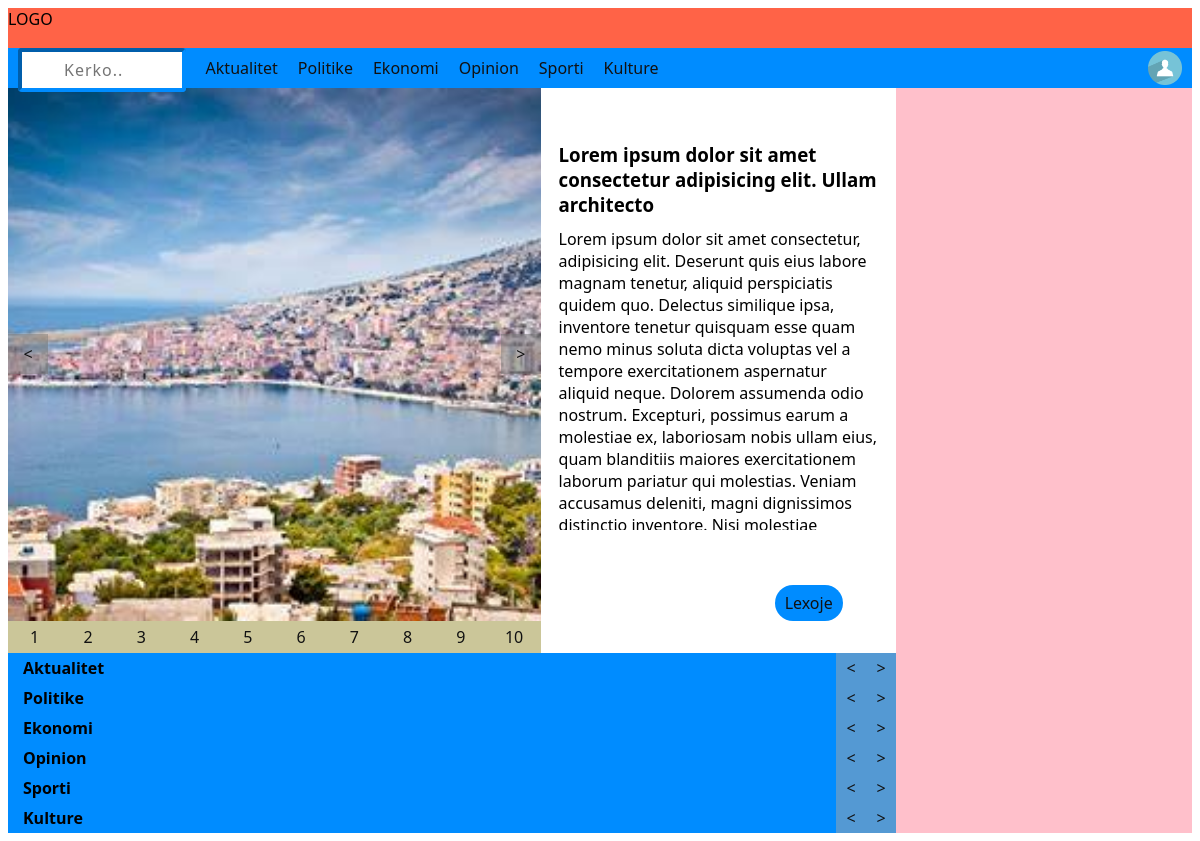
The app's page /, older data.
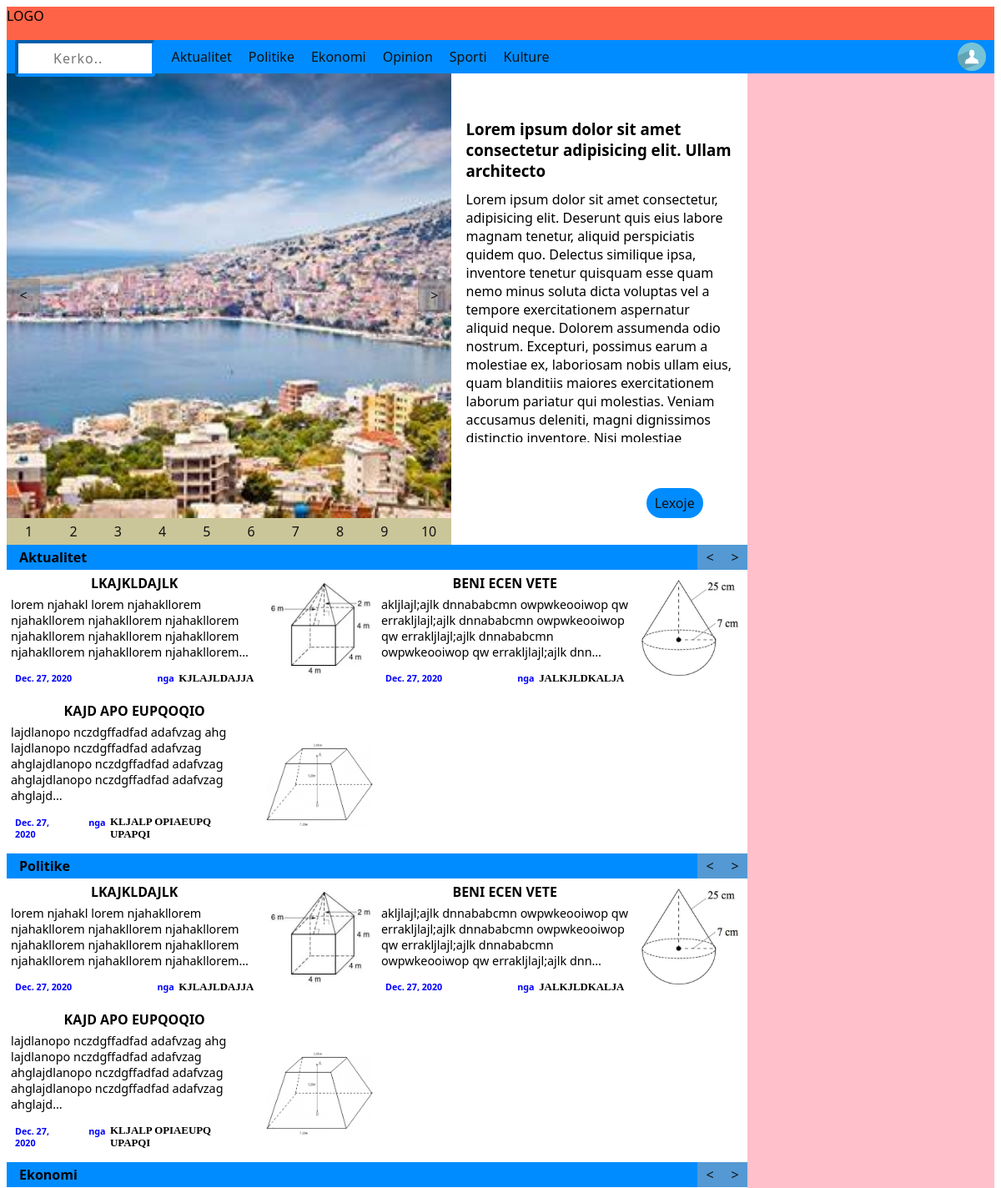
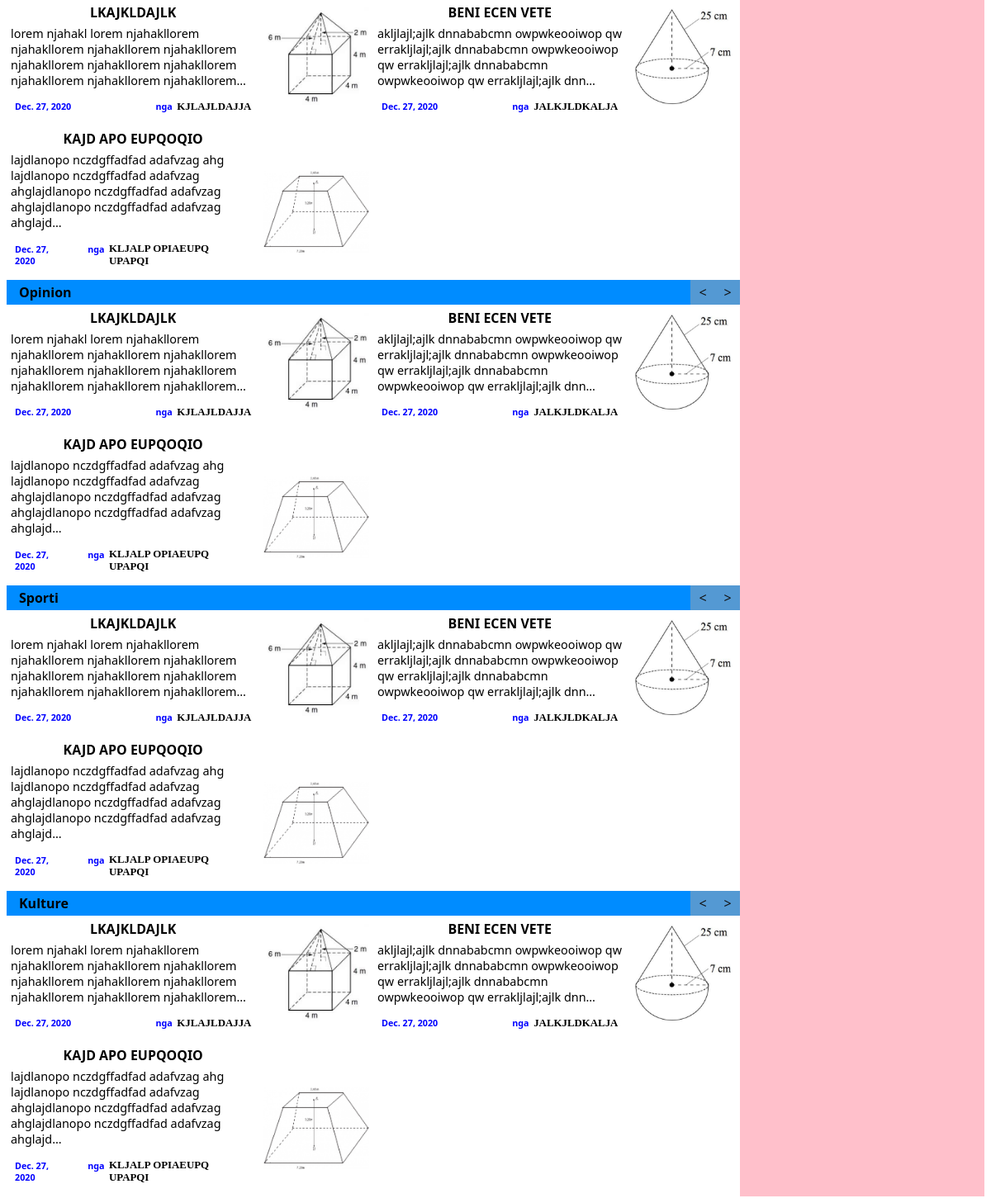
The same page, newer data (2 pictures, top to bottom).
### artikulli/models.py (models this page shows)
class artikulli(models.Model):
    zgjedhje_e_kategorise = [('Politike', 'Politike'),
                            ('Ekonomi', 'Ekonomi'),
                            ('Opinion', 'Opinion'),
                            ('Sporti', 'Sporti'),
                            ('Kulture', 'Kulture')]
    author = models.CharField(max_length=25)
    title = models.CharField(max_length=200)
    description = models.TextField()
    kategoria = models.CharField(max_length=10, choices=zgjedhje_e_kategorise, blank=True)
    data = models.DateField(auto_now_add=True)
    image = models.ImageField(upload_to='artikulli/images/', blank=True)

### Ardi_s_news/views.py (the view)
# urls.py: 2. Add a URL to urlpatterns:  path('', views.home, name='home')
def home(request):
    artikujt = artikulli.objects.all()
    return render(request, 'Faqja_kryesore/home.html', {'sections': sections, 'artikujt': artikujt})

### templates/Faqja_kryesore/home.html
{% load static %}
{% include 'includes/navbar.html' %}
   <div class="container">
       <div class="col-1">
            <div class="carusel">
                <div id="imgBox">
                    <img src="saranda.jpeg">
                    <a href="" id="back">&#60</a>
                    <a href="" id="forward">></a>
                </div>
                <div id="imgnumber">
                    <a href="">1</a>
                    <a href="">2</a>
                    <a href="">3</a>
                    <a href="">4</a>
                    <a href="">5</a>
                    <a href="">6</a>
                    <a href="">7</a>
                    <a href="">8</a>
                    <a href="">9</a>
                    <a href="">10</a>
                </div>
            </div>
            <div class="description-window">
                <div id="description">
                    <h3>
                        Lorem ipsum dolor sit amet consectetur adipisicing elit. Ullam architecto
                    </h3>
                    <p>
                        Lorem ipsum dolor sit amet consectetur, adipisicing elit. Deserunt quis eius labore magnam tenetur, aliquid perspiciatis quidem quo. Delectus similique ipsa, inventore tenetur quisquam esse quam nemo minus soluta dicta voluptas vel a tempore exercitationem aspernatur aliquid neque. Dolorem assumenda odio nostrum. Excepturi, possimus earum a molestiae ex, laboriosam nobis ullam eius, quam blanditiis maiores exercitationem laborum pariatur qui molestias. Veniam accusamus deleniti, magni dignissimos distinctio inventore. Nisi molestiae obcaecati recusandae harum excepturi voluptates nesciunt quo deleniti eligendi inventore sapiente magnam eius facere, expedita ratione sunt sed cumque optio, autem explicabo aspernatur eaque sint. Repellat doloribus aut, nemo exercitationem esse ad vero ab repellendus! Atque, corrupti repudiandae exercitationem suscipit non quam praesentium iusto accusantium aliquam ad corporis nobis? Minus earum sequi doloremque aliquam id unde. Obcaecati, delectus? At, quas non.
                    </p>
                    <a href="">Lexoje</a>
                </div>
            </div>
            {% for section in sections %}
            <div class="container-1">
                <div class="titulli_i_seksionit">
                    <h4>{{ section }} </h4>
                    <div>
                        <a href=""> &#60 </a>
                        <a href=""> > </a>
                    </div>
                </div>
                <section class="seksioni">
                    {% for artikulli in artikujt %}
                    <div class="card">
                        <div class="shkrimi">
                            <a href=""> <h5>{{ artikulli.title }} </h5></a>
                            <p>{{ artikulli.description|truncatechars:150 }}</p>
                            <span>
                                <h6> {{ artikulli.data }} </h6>
                                <h6> nga &#160  <a href=""> {{ artikulli.author }} </a></h6>
                            </span>
                        </div>
                        <img src="{{ artikulli.image.url }}">
                    </div>
                {% endfor %}
                </section>
            </div>
            {% endfor %}
        </div>
       <div class="col-2"></div>
   </div>
</body>
</html>

### templates/includes/navbar.html (shortened to what this page needs)
{% load static %}
<!DOCTYPE html>
<html lang="en">
<head>
    <link rel="stylesheet" href="{% static 'style.css' %}">
</head>
<body>
<div id="logo">LOGO</div>
   <div id="nav">
       <div id="search">
            <form autocomplete="off">
                <input type="text" name="search" placeholder="Kerko..">
            </form>
        </div>
       <div id="kategorite">
           <a href="">Aktualitet</a>
           <a href="">Politike</a>
           <a href="">Ekonomi</a>
           <a href="">Opinion</a>
           <a href="">Sporti</a>
           <a href="">Kulture</a>
       </div>
       <div id="llogaria">
           <a href="{% url 'login_url' %}">
               <img src="{% static 'user.png' %}" width="34px">
           </a>
       </div>
   </div>

### static/style.css (style rules this page uses)
* { box-sizing: border-box; font-family: 'Segoe UI', Tahoma, Geneva, Verdana, sans-serif; }
a { text-decoration: none; color: #111; }
#logo { background-color: tomato; width: 100%; min-height: 40px;; }
#nav { display: flex; height: 40px; background-color: rgb(0, 140, 255); }
#search { width: 15%; padding-left: 10px; z-index: 10; }
#kategorite { width: 70%; display: flex; justify-content: flex-start; align-items: stretch; }
#llogaria { width: 15%; padding-right: 10px; display: inline-block; }
#search input { width: 100%; border: 4px inset rgb(0, 140, 255); border-radius: 4px 4px 4px 4px; font-size: 16px; background-image: url("search.png"); background-position: 3px 3px; background-repeat: no-repeat; background-size: 26px; padding: 7px 19px 7px 42px; letter-spacing: 1px; outline-style: none; transition: 0.4s ease-in-out; }
#kategorite a { display: flex; justify-content: center; align-items: center; padding-left: 20px; overflow: hidden; }
#llogaria a { display: flex; justify-content: flex-end; align-items: center; width: 100%; height: 100%; }
.container { display: flex; }
.container .col-1 { flex: 3; }
.container .col-2 { flex: 1; background-color: pink; }
.carusel { float: left; width: 60%; background-color: khaki; }
#imgBox { position: relative; width: 100%; padding-top: 100%; float: left; }
#imgBox img { position:absolute; top: 0px; left: 0px; width: 100%; height: 100%; object-fit: cover; }
#imgBox a { position: absolute; top: 50%; width: 40px; height: 40px; transform: translateY(-50%); border: none; display: flex; justify-content: center; align-items: center; background-color: rgba(116, 116, 116, 0.5); cursor: pointer; }
#back { left: 0px; }
#forward { right: 0px; }
#imgnumber { float: left; display: flex; justify-content: center; align-items: center; width: 100%; }
#imgnumber a { display: flex; width: 10%; height: 2em; justify-content: center; align-items: center; background-color: rgba(168, 168, 168, 0.5); cursor: pointer; }
.description-window { position: relative; width: 40%; float: left; }
#description { position: relative; padding-top: 150%; }
#description h3 { position: absolute; top: 0%; padding: 10% 5%; height: 20%; overflow: hidden; }
#description p { position: absolute; top: 20%; padding: 5%; height: 60%; overflow: hidden; }
#description a { position: absolute; bottom: 0; right: 15%; padding: 7px 10px; background-color: rgb(0, 140, 255); border-radius: 20px; }
.container-1 { width: 100%; float: left; }
.titulli_i_seksionit { position: sticky; top: 0; width: 100%; height: 30px; display: flex; justify-content: space-between; align-items: stretch; background-color: rgb(0, 140, 255); }
.titulli_i_seksionit > h4 { display: flex; justify-content: flex-start; align-items: center; margin: 0px 15px; }
.titulli_i_seksionit > div { display: flex; justify-content: center; align-items: stretch; width: 60px; }
.titulli_i_seksionit > div > a { display: flex; justify-content: center; align-items: center; width: 30px; background-color: rgba(168, 168, 168, 0.5); }
.seksioni { display: flex; flex-wrap: wrap; float: left; }
.card { width: 50%; }
.shkrimi { display: inline-block; width: 69%; }
.shkrimi h5 { margin: 5px 5px; color: black; }
.shkrimi p { margin: 0px; font-size: 0.9em; padding: 0px 5px; }
.shkrimi > span { display:flex; justify-content: space-between; align-items: center; }
.shkrimi h6 { display: flex; justify-content: center; align-items: center; margin: 0px; float: right; padding: 15px 10px; color: blue; }
.shkrimi a { display: flex; justify-content: center; align-items: center; color: black; font-weight: 800; text-transform: uppercase; font-family: cursive; font-size: 1.2em; }
.card img { display: inline-block; width: 29%; object-fit: contain; }

Row changes from the older to the newer data that the page shows:
added artikulli: title "LKAJKLDAJLK", description "lorem njahakl lorem njahakllorem njahakllorem njahakllorem njahakllorem njahakllorem njahakllorem njahakllorem njahakllorem njahakllorem njahakllorem…", data "Dec. 27, 2020", author "KJLAJLDAJJA", image (picture)
added artikulli: title "BENI ECEN VETE", description "akljlajl;ajlk dnnababcmn owpwkeooiwop qw errakljlajl;ajlk dnnababcmn owpwkeooiwop qw errakljlajl;ajlk dnnababcmn owpwkeooiwop qw errakljlajl;ajlk dnn…", data "Dec. 27, 2020", author "JALKJLDKALJA", image (picture)
added artikulli: title "KAJD APO EUPQOQIO", description "lajdlanopo nczdgffadfad adafvzag ahg lajdlanopo nczdgffadfad adafvzag ahglajdlanopo nczdgffadfad adafvzag ahglajdlanopo nczdgffadfad adafvzag ahglajd…", data "Dec. 27, 2020", author "KLJALP OPIAEUPQ UPAPQI", image (picture)
